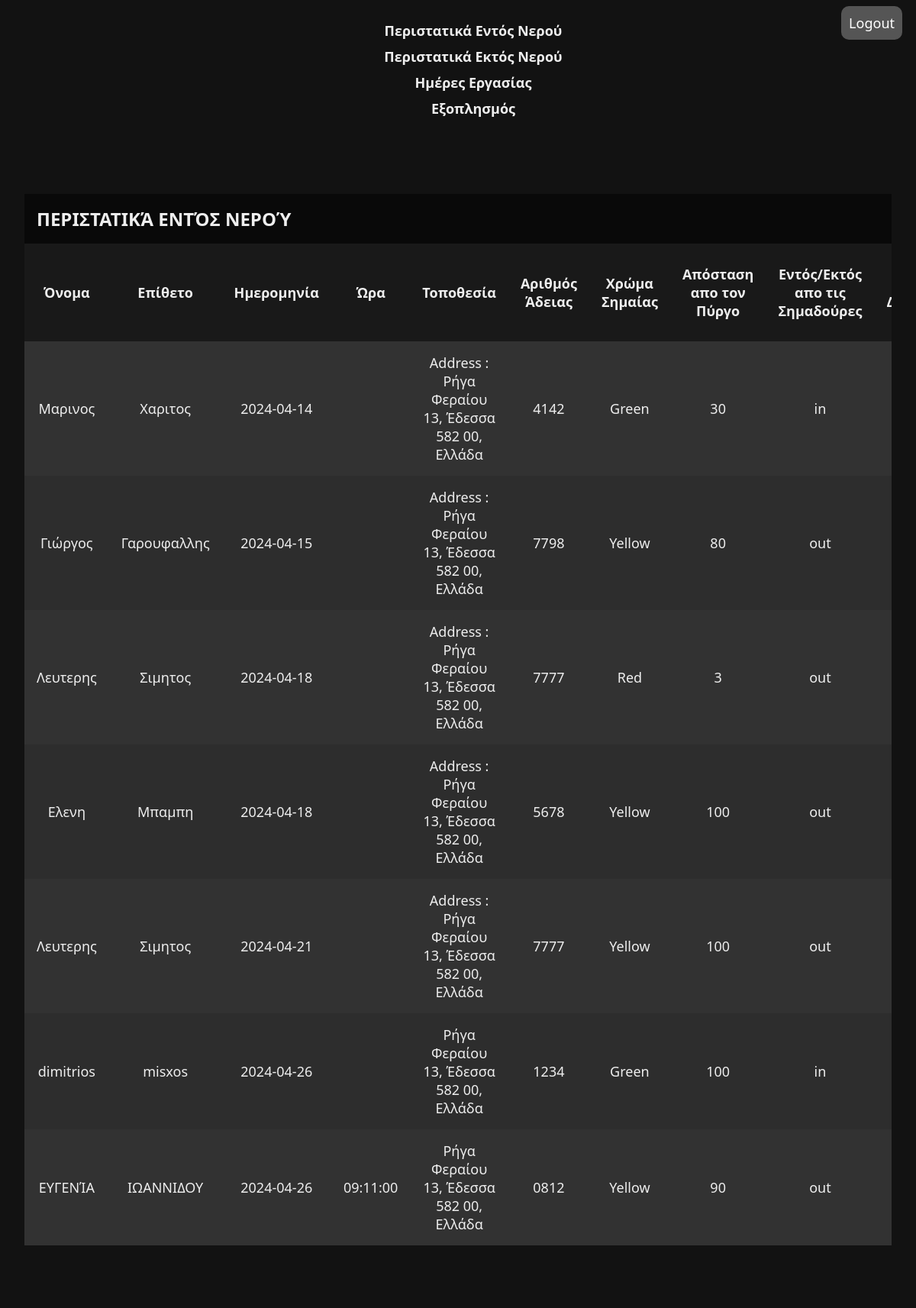
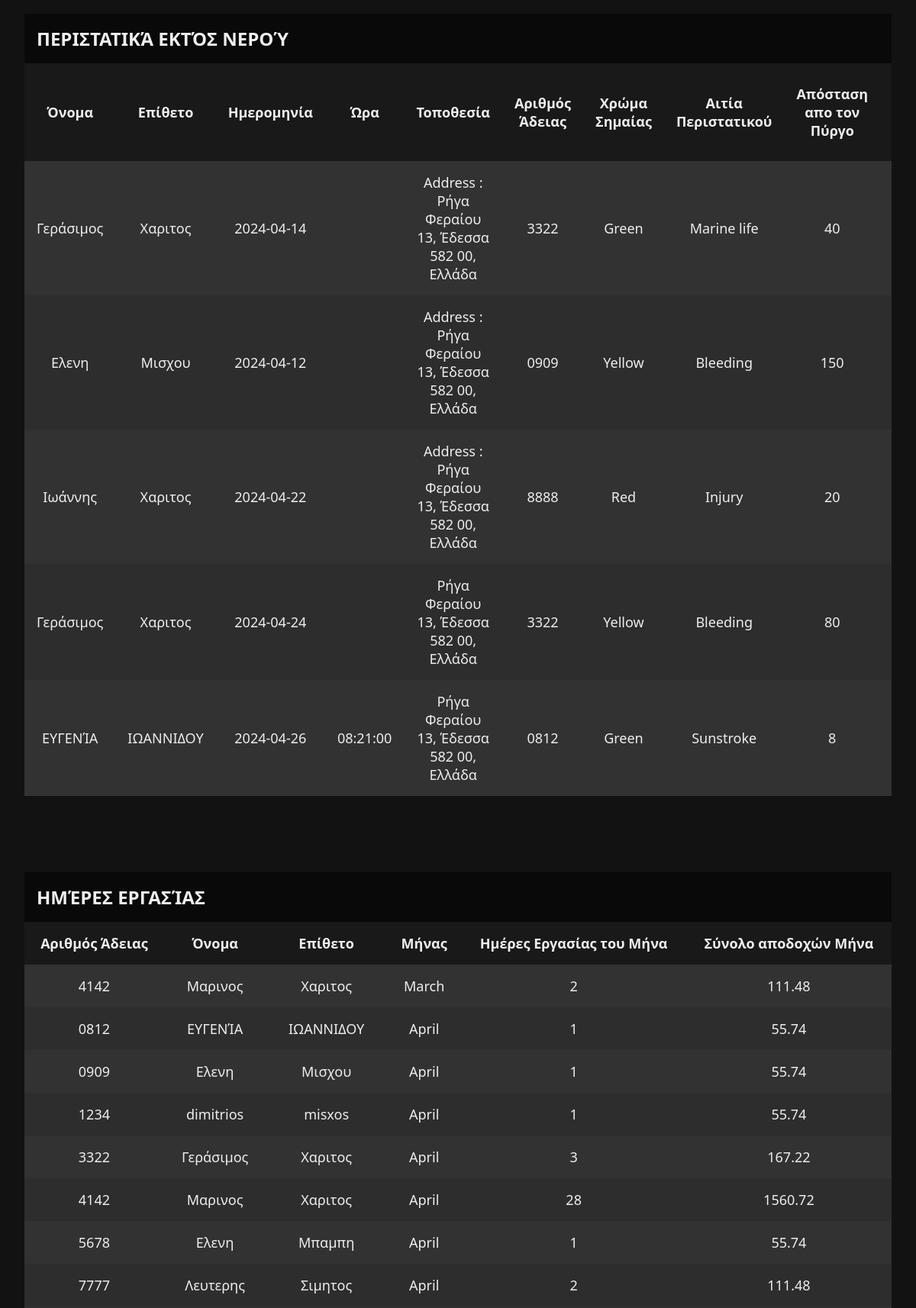
The page /DisplayInfo.php (signed in, upper part) on the database its author committed (2 pictures, top to bottom).
### tables this page shows
CREATE TABLE `inside_water_insident` (
  `id` int(11) NOT NULL,
  `time` time DEFAULT NULL,
  `flag` varchar(20) NOT NULL,
  `distance` int(22) DEFAULT NULL,
  `buoys` varchar(20) NOT NULL,
  `rescue` varchar(20) NOT NULL,
  `rescued` int(22) DEFAULT NULL,
  `contacts_id` int(8) NOT NULL
);

CREATE TABLE `contacts` (
  `id` int(11) NOT NULL,
  `name` varchar(100) NOT NULL,
  `last_name` varchar(30) NOT NULL,
  `date` date DEFAULT NULL,
  `time` time DEFAULT NULL,
  `address` varchar(50) NOT NULL,
  `license` varchar(20) NOT NULL
);

CREATE TABLE `outside_water_insident` (
  `id` int(11) NOT NULL,
  `time` time DEFAULT NULL,
  `flag` varchar(20) NOT NULL,
  `cause` varchar(20) NOT NULL,
  `distance` int(22) DEFAULT NULL,
  `rescued` int(22) DEFAULT NULL,
  `contacts_id` int(8) NOT NULL
);

### DisplayInfo.php (the view, shortened to what this page needs)
<!DOCTYPE html>
<html>
<head>
    <link rel="stylesheet" href="https://cdn.datatables.net/2.0.5/css/dataTables.dataTables.min.css">
	<link rel="stylesheet" href="https://cdn.datatables.net/2.0.5/css/dataTables.bootstrap5.css">
</head>
<body>
	<main>
		<div class="logout">
			<a href="logout.php">Logout</a>
		</div>
		<div class="header">
			<ul> <a href="#incident.in"> Περιστατικά Εντός Νερού </a> </ul>
			<ul> <a href="#incident.out"> Περιστατικά Εκτός Νερού </a> </ul>
			<ul> <a href="#work.days"> Ημέρες Εργασίας </a> </ul>
			<ul> <a href="#equipment"> Εξοπλησμός </a> </ul>
		</div>
		<div class="wrapper">
			<table id="myTable" class="table table-striped">
				<caption id="incident.in"> Περιστατικά Εντός Νερού </caption>
				<thead>
				<tr>
					<th>Όνομα</th>
					<th>Επίθετο</th>
					<th>Ημερομηνία</th>
					<th>Ώρα</th>
					<th>Τοποθεσία</th>
					<th>Αριθμός Άδειας</th>
					<th>Χρώμα Σημαίας</th>
					<th>Απόσταση απο τον Πύργο</th>
					<th>Εντός/Εκτός απο τις Σημαδούρες</th>
					<th>Μέσο Διάσωσης</th>
					</tr>
				</thead>
				<tbody>
					<?php
					$user_name = "marinos";
					$password = "password";
					$server = "localhost";
					$db_name = "contactsdb";
					$con = mysqli_connect($server, $user_name, $password, $db_name) or die("Connection Failed");
					$query = "SELECT
						contacts.name,
						contacts.last_name,
						contacts.date,
						inside_water_insident.time,
						contacts.address,
						contacts.license,
						inside_water_insident.flag,
						inside_water_insident.distance,
						inside_water_insident.buoys,
						inside_water_insident.rescue,
						inside_water_insident.rescued,
						CASE
							WHEN breath_insident.contacts_id IS NOT NULL THEN 'Breath Incident'
							WHEN no_breath_insident.contacts_id IS NOT NULL THEN 'No Breath Incident'
							ELSE NULL
						END AS incident_type,
						CASE
							WHEN breath_insident.contacts_id IS NOT NULL THEN breath_insident.recovery_position
							WHEN no_breath_insident.contacts_id IS NOT NULL THEN no_breath_insident.cardiopulmonary
							ELSE NULL
						END AS condition_specific_column,
						CASE
							WHEN breath_insident.contacts_id IS NOT NULL THEN breath_insident.transported
							WHEN no_breath_insident.contacts_id IS NOT NULL THEN no_breath_insident.aed
							ELSE NULL
						END AS another_condition_specific_column,
						CASE
							WHEN breath_insident.contacts_id IS NOT NULL THEN breath_insident.sensations
							WHEN no_breath_insident.contacts_id IS NOT NULL THEN no_breath_insident.recovery
							ELSE NULL
						END AS yet_another_condition_specific_column
						FROM
							contacts
						INNER JOIN
							inside_water_insident ON contacts.id = inside_water_insident.contacts_id
						LEFT JOIN
							breath_insident ON contacts.id = breath_insident.contacts_id
						LEFT JOIN
							no_breath_insident ON contacts.id = no_breath_insident.contacts_id
						ORDER BY
							contacts.id";
					$result = mysqli_query($con, $query);
					while($row=mysqli_fetch_assoc($result))
					{
						?>
							<tr>
								<td data-cell="Όνομα"><?php echo $row['name']?></td>
								<td data-cell="Επίθετο"><?php echo $row['last_name']?></td>
								<td data-cell="Ημερομηνία"><?php echo $row['date']?></td>
								<td data-cell="Ώρα"><?php echo $row['time']?></td>
								<td data-cell="Τοποθεσία"><?php echo $row['address']?></td>
								<td data-cell="Αριθμός Άδειας"><?php echo $row['license']?></td>
								<td data-cell="Χρώμα Σημαίας"><?php echo $row['flag']?></td>
								<td data-cell="Απόσταση απο τον Πύργο"><?php echo $row['distance']?></td>
								<td data-cell="Εντός/Εκτός απο τις Σημαδούρες"><?php echo $row['buoys']?></td>
								<td data-cell="Μέσο Διάσωσης"><?php echo $row['rescue']?></td>
							</tr>
						<?php
					}
					?>
				</tbody>
			</table>
		</div>
		<div class="wrapper">
			<table id="myTable1" class="table table-striped">
				<caption id="incident.out"> Περιστατικά Εκτός Νερού  </caption>
				<thead>
				<tr>
					<th>Όνομα</th>
					<th>Επίθετο</th>
					<th>Ημερομηνία</th>
					<th>Ώρα</th>
					<th>Τοποθεσία</th>
					<th>Αριθμός Άδειας</th>
					<th>Χρώμα Σημαίας</th>
					<th>Αιτία Περιστατικού</th>
					<th>Απόσταση απο τον Πύργο</th>
					<th>Αριθμός Ατόμων που διασώθηκαν</th>
				</thead>
				<tbody>
					<?php
					$user_name = "marinos";
					$password = "password";
					$server = "localhost";
					$db_name = "contactsdb";
					$con = mysqli_connect($server, $user_name, $password, $db_name) or die("Connection Failed");
					$query = "SELECT
						contacts.name,
						contacts.last_name,
						contacts.date,
						outside_water_insident.time,
						contacts.address,
						contacts.license,
						outside_water_insident.flag,
						outside_water_insident.cause,
						outside_water_insident.distance,
						outside_water_insident.rescued,
						CASE
							WHEN breath_insident.contacts_id IS NOT NULL THEN 'Breath Incident'
							WHEN no_breath_insident.contacts_id IS NOT NULL THEN 'No Breath Incident'
							ELSE NULL
						END AS incident_type,
						CASE
							WHEN breath_insident.contacts_id IS NOT NULL THEN breath_insident.recovery_position
							WHEN no_breath_insident.contacts_id IS NOT NULL THEN no_breath_insident.cardiopulmonary
							ELSE NULL
						END AS condition_specific_column,
						CASE
							WHEN breath_insident.contacts_id IS NOT NULL THEN breath_insident.transported
							WHEN no_breath_insident.contacts_id IS NOT NULL THEN no_breath_insident.aed
							ELSE NULL
						END AS another_condition_specific_column,
						CASE
							WHEN breath_insident.contacts_id IS NOT NULL THEN breath_insident.sensations
							WHEN no_breath_insident.contacts_id IS NOT NULL THEN no_breath_insident.recovery
							ELSE NULL
						END AS yet_another_condition_specific_column
						FROM
							contacts
						INNER JOIN
						outside_water_insident ON contacts.id = outside_water_insident.contacts_id
						LEFT JOIN
							breath_insident ON contacts.id = breath_insident.contacts_id
						LEFT JOIN
							no_breath_insident ON contacts.id = no_breath_insident.contacts_id
						ORDER BY
							contacts.id";
					$result = mysqli_query($con, $query);
					while($row=mysqli_fetch_assoc($result))
					{
						?>
							<tr>
								<td><?php echo $row['name']?></td>
								<td><?php echo $row['last_name']?></td>
								<td><?php echo $row['date']?></td>
								<td><?php echo $row['time']?></td>
								<td><?php echo $row['address']?></td>
								<td><?php echo $row['license']?></td>
								<td><?php echo $row['flag']?></td>
								<td><?php echo $row['cause']?></td>
								<td><?php echo $row['distance']?></td>
								<td><?php echo $row['rescued']?></td>
							</tr>
						<?php
					}
					?>
				</tbody>
			</table>
		</div>
		<div class="wrapper">
			<table id="myTable2" class="table table-striped">
				<caption id="work.days"> Ημέρες Εργασίας </caption>
				<thead>
				<tr>
					<th>Αριθμός Άδειας</th>
					<th>Όνομα</th>
					<th>Επίθετο</th>
					<th>Μήνας</th>
					<th>Ημέρες Εργασίας του Μήνα</th>
					<th>Σύνολο αποδοχών Μήνα</th>
				</thead>
				<tbody>
					<?php
					$user_name = "marinos";
					$password = "password";
					$server = "localhost";
					$db_name = "contactsdb";
					$con = mysqli_connect($server, $user_name, $password, $db_name) or die("Connection Failed");
					$query = "SELECT
					contacts.license,
					contacts.name,
					contacts.last_name,
					MONTHNAME(contacts.date) AS month_name,
					COUNT(contacts.license) AS occurrences,
					CASE
						WHEN COUNT(contacts.license) IN (30, 31) THEN 1700
						ELSE COUNT(contacts.license) * 55.74
					END AS sum
				FROM
					contacts
				GROUP BY
					contacts.license, MONTHNAME(contacts.date)
				ORDER BY
					MONTH(contacts.date), contacts.license";
					$result = mysqli_query($con, $query);
					while($row=mysqli_fetch_assoc($result))
					{
						?>
							<tr>
								<td><?php echo $row['license']?></td>
								<td><?php echo $row['name']?></td>
								<td><?php echo $row['last_name']?></td>
								<td><?php echo $row['month_name']?></td>
								<td><?php echo $row['occurrences']?></td>
								<td><?php echo $row['sum']?></td>
							</tr>
						<?php
					}
					?>
				</tbody>
			</table>
		</div>
	</main>
</body>
</html>

### DisplayInfo.php (style rules this page uses)
html { color-scheme: dark }
body { color: #EEE; font-size: 1.125rem; font-family: 'system-ui','Roboto', sans-serif; }
.wrapper { width: min(1200px, 100% - 3rem); margin-top: 100px; margin-inline: auto; overflow-x: auto; text-align: center; }
table { width: 100%; border-collapse: collapse; background: #323232; }
th, td, caption { padding: 1rem; }
caption { text-align: left; background: hsl(0 0% 0% / 0.5); font-size: 1.5rem; font-weight: 700; text-transform: uppercase; }
th { background: hsl(0 0% 0% / 0.5); }
tr:nth-of-type(2n) { background: hsl(0 0% 0% / 0.1); }
.header { padding-top: 10px; white-space: nowrap; text-align: center; }
.header ul { font-weight: 700; display: outline-block; margin: 10px 100px; }
.header ul a { color: #eee; text-decoration: none; }
.logout a { float: right; background: #555; color: #fff; padding: 10px; border-radius: 10px; margin-right: 10px; border: none; text-decoration: none; }

### rows shown on the page
inside_water_insident: contacts.name "Μαρινος", contacts.last_name "Χαριτος", contacts.date "2024-04-14", contacts.address "Address : Ρήγα Φεραίου 13, Έδεσσα 582 00, Ελλάδα", contacts.license "4142", flag "Green", distance "30", buoys "in"
inside_water_insident: contacts.name "Γιώργος", contacts.last_name "Γαρουφαλλης", contacts.date "2024-04-15", contacts.address "Address : Ρήγα Φεραίου 13, Έδεσσα 582 00, Ελλάδα", contacts.license "7798", flag "Yellow", distance "80", buoys "out"
inside_water_insident: contacts.name "Λευτερης", contacts.last_name "Σιμητος", contacts.date "2024-04-18", contacts.address "Address : Ρήγα Φεραίου 13, Έδεσσα 582 00, Ελλάδα", contacts.license "7777", flag "Red", distance "3", buoys "out"
inside_water_insident: contacts.name "Ελενη", contacts.last_name "Μπαμπη", contacts.date "2024-04-18", contacts.address "Address : Ρήγα Φεραίου 13, Έδεσσα 582 00, Ελλάδα", contacts.license "5678", flag "Yellow", distance "100", buoys "out"
inside_water_insident: contacts.name "Λευτερης", contacts.last_name "Σιμητος", contacts.date "2024-04-21", contacts.address "Address : Ρήγα Φεραίου 13, Έδεσσα 582 00, Ελλάδα", contacts.license "7777", flag "Yellow", distance "100", buoys "out"
inside_water_insident: contacts.name "dimitrios", contacts.last_name "misxos", contacts.date "2024-04-26", contacts.address "Ρήγα Φεραίου 13, Έδεσσα 582 00, Ελλάδα", contacts.license "1234", flag "Green", distance "100", buoys "in"
inside_water_insident: contacts.name "ΕΥΓΕΝΊΑ", contacts.last_name "ΙΩΑΝΝΙΔΟΥ", contacts.date "2024-04-26", time "09:11:00", contacts.address "Ρήγα Φεραίου 13, Έδεσσα 582 00, Ελλάδα", contacts.license "0812", flag "Yellow", distance "90", buoys "out"
outside_water_insident: contacts.name "Γεράσιμος", contacts.last_name "Χαριτος", contacts.date "2024-04-14", contacts.address "Address : Ρήγα Φεραίου 13, Έδεσσα 582 00, Ελλάδα", contacts.license "3322", flag "Green", cause "Marine life", distance "40"
outside_water_insident: contacts.name "Ελενη", contacts.last_name "Μισχου", contacts.date "2024-04-12", contacts.address "Address : Ρήγα Φεραίου 13, Έδεσσα 582 00, Ελλάδα", contacts.license "0909", flag "Yellow", cause "Bleeding", distance "150"
outside_water_insident: contacts.name "Ιωάννης", contacts.last_name "Χαριτος", contacts.date "2024-04-22", contacts.address "Address : Ρήγα Φεραίου 13, Έδεσσα 582 00, Ελλάδα", contacts.license "8888", flag "Red", cause "Injury", distance "20"
outside_water_insident: contacts.name "Γεράσιμος", contacts.last_name "Χαριτος", contacts.date "2024-04-24", contacts.address "Ρήγα Φεραίου 13, Έδεσσα 582 00, Ελλάδα", contacts.license "3322", flag "Yellow", cause "Bleeding", distance "80"
outside_water_insident: contacts.name "ΕΥΓΕΝΊΑ", contacts.last_name "ΙΩΑΝΝΙΔΟΥ", contacts.date "2024-04-26", time "08:21:00", contacts.address "Ρήγα Φεραίου 13, Έδεσσα 582 00, Ελλάδα", contacts.license "0812", flag "Green", cause "Sunstroke", distance "8"

### other values the page prints
$row['license'] "4142"
$row['name'] "Μαρινος"
$row['last_name'] "Χαριτος"
$row['month_name'] "March"
$row['occurrences'] "2"
$row['sum'] "111.48"
$row['license'] "0812"
$row['name'] "ΕΥΓΕΝΊΑ"
$row['last_name'] "ΙΩΑΝΝΙΔΟΥ"
$row['month_name'] "April"
$row['occurrences'] "1"
$row['sum'] "55.74"
$row['license'] "0909"
$row['name'] "Ελενη"
$row['last_name'] "Μισχου"
